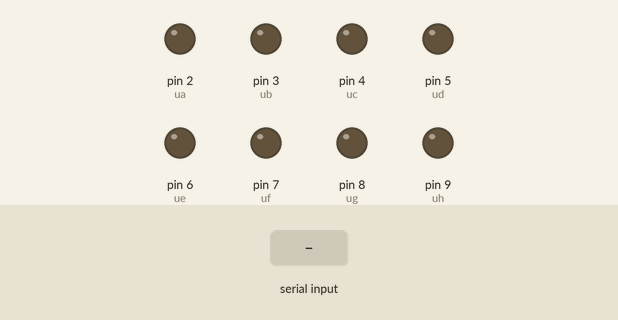
The sketch below on a simulated Arduino Uno, built with avr-gcc and run on an emulated ATmega328P. Shown: output pins drawn as LEDs (lit = HIGH). The test bench sets the inputs (shaded band).

Above: at 1.2 s.
1.3 s: "A" received over Serial
At 2.5 s:
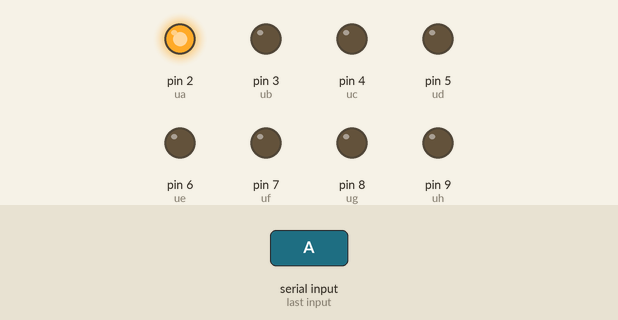
2.8 s: "B" received over Serial
At 3.9 s:
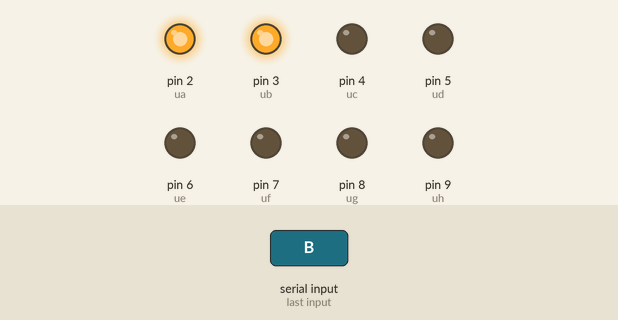
4.3 s: "C" received over Serial
At 5.0 s:
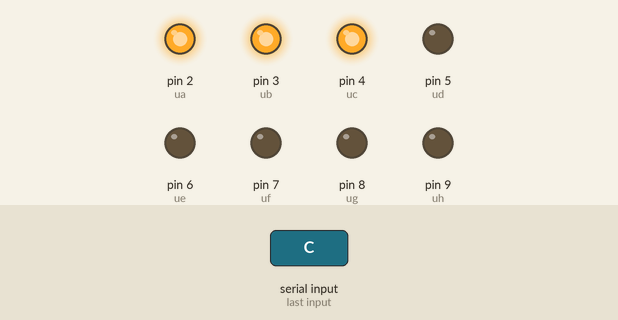
5.8 s: "D" received over Serial
At 6.2 s:
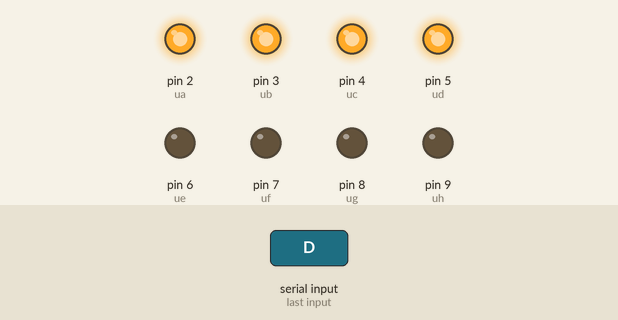
7.3 s: byte 99 ('c') received over Serial
At 8.5 s:
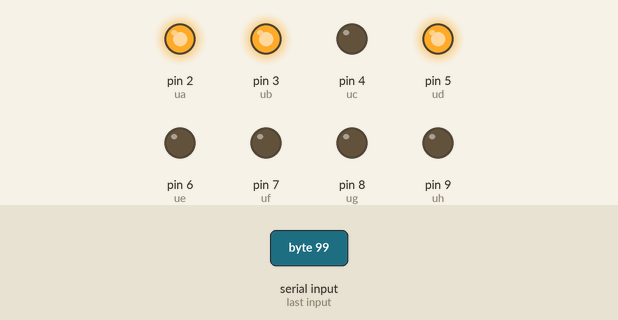
8.8 s: "E" received over Serial
At 9.7 s:
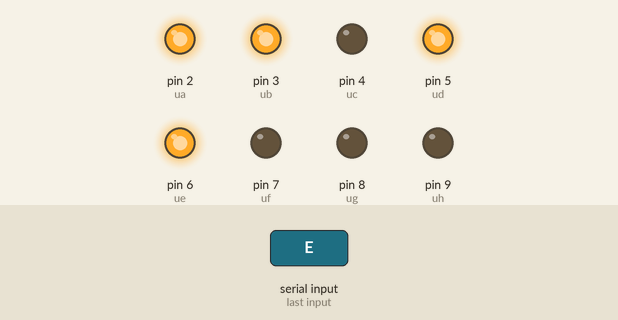
Timing chart, 0 to 11.3 s (numbered marks = the images above; inputs shaded):
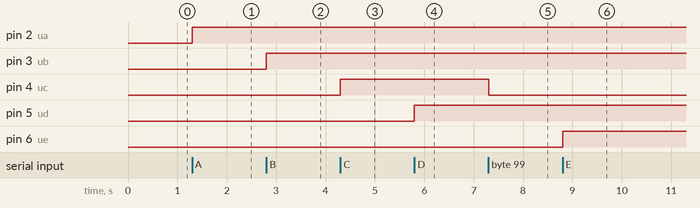

Measured:
- after the input at 1.3 s, pin 2 (ua): LOW → HIGH at once
- after the input at 2.8 s, pin 3 (ub): LOW → HIGH at once
- after the input at 4.3 s, pin 4 (uc): LOW → HIGH at once
- after the input at 5.8 s, pin 5 (ud): LOW → HIGH at once
- after the input at 7.3 s, pin 4 (uc): HIGH → LOW at once
- after the input at 8.8 s, pin 6 (ue): LOW → HIGH at once

The sketch:

prova1.ino
```cpp
/*
Luigi Findanno 13/04/2014
Serial to parallel out
When receive:
uppercase = out on
lowercase = out off
*/

const int ua = 2;
const int ub = 3;
const int uc = 4;
const int ud = 5;
const int ue = 6;
const int uf = 7;
const int ug = 8;
const int uh = 9;

void setup() {
  // inizializza pin:
  pinMode(ua, OUTPUT);
  pinMode(ub, OUTPUT);
  pinMode(uc, OUTPUT);
  pinMode(ud, OUTPUT);
  pinMode(ue, OUTPUT);
  pinMode(uf, OUTPUT);
  pinMode(ug, OUTPUT);
  pinMode(uh, OUTPUT);
  // initialize serial:
  Serial.begin(9600);
}

void loop() {
  if (Serial.available() > 0) {
    int inByte = Serial.read();

    switch (inByte) {
    case 'A':
      digitalWrite(ua, HIGH);
      break;
    case 'B':
      digitalWrite(ub, HIGH);
      break;
    case 'C':
      digitalWrite(uc, HIGH);
      break;
    case 'D':
      digitalWrite(ud, HIGH);
      break;
    case 'E':
      digitalWrite(ue, HIGH);
      break;
    case 'F':
      digitalWrite(uf, HIGH);
      break;
    case 'G':
      digitalWrite(ug, HIGH);
      break;
    case 'H':
      digitalWrite(uh, HIGH);
      break;
    case 'a':
      digitalWrite(ua, LOW);
      break;
    case 'b':
      digitalWrite(ub, LOW);
      break;
    case 'c':
      digitalWrite(uc, LOW);
      break;
    case 'd':
      digitalWrite(ud, LOW);
      break;
    case 'e':
      digitalWrite(ue, LOW);
      break;
    case 'f':
      digitalWrite(uf, LOW);
      break;
    case 'g':
      digitalWrite(ug, LOW);
      break;
    case 'h':
      digitalWrite(uh, LOW);
      break;
    }
  }
}
```
